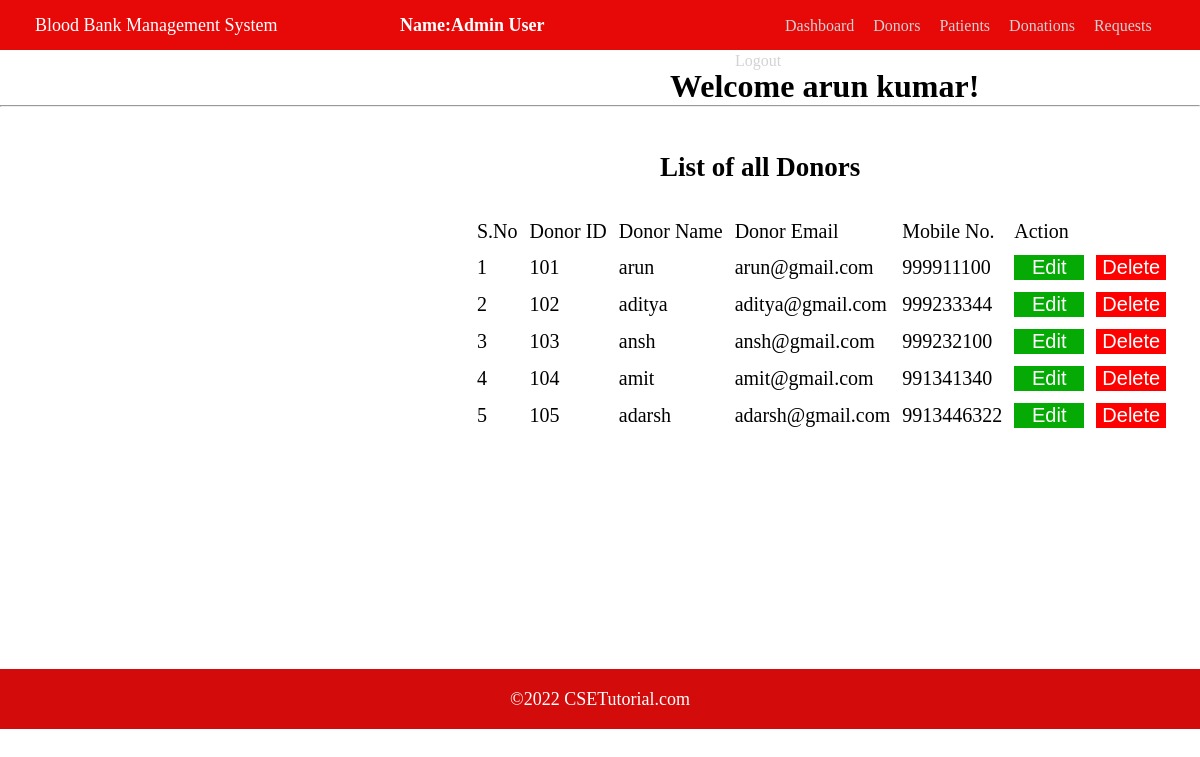
The page /admin/donor-list.php (signed in) on the database its author committed.
### tables this page shows
CREATE TABLE `donor` (
  `sno` int DEFAULT NULL,
  `donorid` int DEFAULT NULL,
  `donorname` varchar(50) DEFAULT NULL,
  `donoremail` varchar(50) DEFAULT NULL,
  `mobileno` varchar(50) DEFAULT NULL
);

### admin/donor-list.php (the view, shortened to what this page needs)
<html>
    <head>
        <link href="../css/stylelist.css" rel="stylesheet">
</head>
<body>
<div class="head-bar-1">
        <p class="blood">Blood Bank Management System</p>
    </div>
    <div class="head-bar-2">
        <p class="user">Name:Admin User</p>
    </div>
    <div class="head-bar-3">
        <ul class="nav">
            <li><a href="admin-dashboard.php" style="margin-left:50px;"> Dashboard<a></li>
            <li><a href="donor-list.php">Donors<a></li>
            <li><a href="patient-list.php"> Patients</a></li>
            <li><a href="donation-request.php"> Donations</a></li>
            <li><a href="blood-request.php"> Requests</a></li>
            <li><a href="../logout.php"> Logout</a></li>
    </div><br>
    <?php
        $a=$_SESSION['x'];
        echo"<h1>";
        echo"<p class='welcome'>Welcome $a!</p>";
        echo"</h1><hr>";
      echo"  <div class='list'>";
        echo"<p class='list-of-donors'>List of all Donors</p>";
    echo"</div>";
    echo"<div class='main-body'>";
    $con=mysqli_connect($servername,$username,$password,$database);
    $q="select * from donor";
    $rl=mysqli_query($con,$q);
    echo"<table  class='table' >";
    echo"<tr><td>S.No</td><td>Donor ID</td><td>Donor Name</td><td>Donor Email</td><td>Mobile No.</td><td>Action</td></tr>";
    while($row=mysqli_fetch_array($rl)){
        echo"<tr><td>$row[sno]</td><td> $row[donorid]</td><td> $row[donorname]</td> <td>$row[donoremail]</td><td> $row[mobileno]</td>";
        echo"<td><button class='edit'><a href='donor-edit.php?id=$row[sno]'>Edit</a></button></td> <td><button class='delete'><a href='donor-delete.php?id=$row[sno]'>Delete</a></button></td></tr>";
    }
    echo"</div>";
    ?>
    <div class="footer">
    <p class="foot"> &copy;2022 CSETutorial.com</p>
</div>
</body>
</html>

### css/stylelist.css (style rules this page uses)
* { padding: 0px; margin: 0px; }
.head-bar-1 { background-color: rgb(231, 8, 8); width:30%; height:50px; float: left; }
.head-bar-2 { background-color: rgb(231, 8, 8); width:30%; height:50px; float: left; }
.head-bar-3 { background-color: rgb(231, 8, 8); width:40%; height:50px; float: left; }
.nav li { font-size: 16px; display:inline-block; text-align:center ; text-decoration: none; margin-left: 15px; padding-top: 17px; }
.nav a { color: lightgrey; text-decoration: none; font-family: Georgia, 'Times New Roman', Times, serif; text-decoration: none; text-transform: capitalize; font-weight: lighter; }
.blood { color: white; font-size: 18px; font-family: Georgia, 'Times New Roman', Times, serif; text-transform: capitalize; padding: 15px; margin-left:20px; }
.user { color: white; font-size: 18px; font-family: Georgia, 'Times New Roman', Times, serif; text-transform: capitalize; padding: 15px; margin-left:25px; font-weight: bold; }
.welcome { margin-top:50px; margin-left:670px; }
.list-of-donors { margin-top:45px; margin-left:660px; font-size:27px; font-weight: bold; }
.main-body { height:350px; width:100%; }
.table { margin-left:470px; margin-top:30px; }
table td { font-size:20px; padding:5px; }
.edit { background-color:rgb(5, 170, 5); border:none; width:70px; height:25px; }
.edit a { text-decoration: none; color:white; font-size:20px; }
.delete a { text-decoration: none; color:white; font-size:20px; }
.delete { background-color:red; width:70px; height:25px; border:none; }
.footer { background-color: rgb(212, 11, 11); width:100%; height:60px; clear: both; margin-top:106px; }
.foot { text-align: center; color: white; font-size: 18px; font-weight: lighter; text-shadow: 3px; touch-action:cross-slide-x; padding-top: 20px; }

### rows shown on the page
donor: sno "1", donorid "101", donorname "arun", donoremail "arun@gmail.com", mobileno "999911100"
donor: sno "2", donorid "102", donorname "aditya", donoremail "aditya@gmail.com", mobileno "999233344"
donor: sno "3", donorid "103", donorname "ansh", donoremail "ansh@gmail.com", mobileno "999232100"
donor: sno "4", donorid "104", donorname "amit", donoremail "amit@gmail.com", mobileno "991341340"
donor: sno "5", donorid "105", donorname "adarsh", donoremail "adarsh@gmail.com", mobileno "9913446322"

### other values the page prints
$a "arun kumar"
